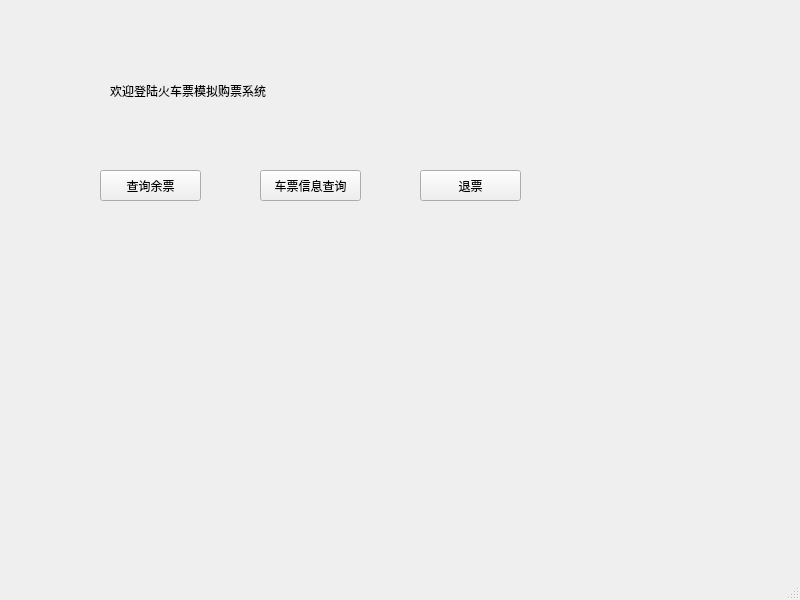
<?xml version="1.0" encoding="UTF-8"?>
<ui version="4.0">
 <class>MainWindow</class>
 <widget class="QMainWindow" name="MainWindow">
  <property name="geometry">
   <rect>
    <x>0</x>
    <y>0</y>
    <width>800</width>
    <height>600</height>
   </rect>
  </property>
  <property name="windowTitle">
   <string>MainWindow</string>
  </property>
  <widget class="QWidget" name="centralwidget">
   <widget class="QPushButton" name="pushButton">
    <property name="geometry">
     <rect>
      <x>100</x>
      <y>170</y>
      <width>101</width>
      <height>31</height>
     </rect>
    </property>
    <property name="text">
     <string>查询余票</string>
    </property>
   </widget>
   <widget class="QPushButton" name="pushButton_2">
    <property name="geometry">
     <rect>
      <x>260</x>
      <y>170</y>
      <width>101</width>
      <height>31</height>
     </rect>
    </property>
    <property name="text">
     <string>车票信息查询</string>
    </property>
   </widget>
   <widget class="QPushButton" name="pushButton_3">
    <property name="geometry">
     <rect>
      <x>420</x>
      <y>170</y>
      <width>101</width>
      <height>31</height>
     </rect>
    </property>
    <property name="text">
     <string>退票</string>
    </property>
   </widget>
   <widget class="QLabel" name="label">
    <property name="geometry">
     <rect>
      <x>110</x>
      <y>70</y>
      <width>301</width>
      <height>41</height>
     </rect>
    </property>
    <property name="text">
     <string>欢迎登陆火车票模拟购票系统</string>
    </property>
   </widget>
  </widget>
  <widget class="QMenuBar" name="menubar">
   <property name="geometry">
    <rect>
     <x>0</x>
     <y>0</y>
     <width>800</width>
     <height>26</height>
    </rect>
   </property>
  </widget>
  <widget class="QStatusBar" name="statusbar"/>
 </widget>
 <resources/>
 <connections/>
</ui>
